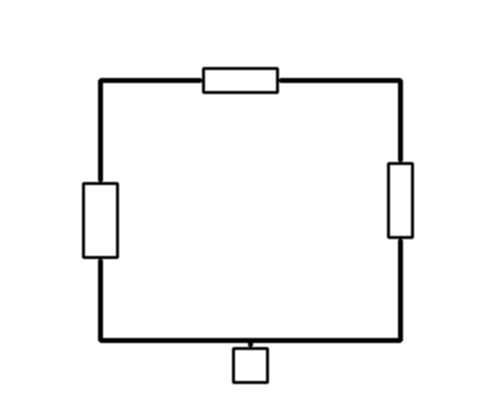
#> input picture examples/divider.png, 500 x 420 px
$ python -i preprocess.py   (imports and definitions only)
#> lines starting #> are read from the running program, lines starting #| are printed output that depends on the picture; after the words box and inside, x2 and y2 are one past the last pixel; in counts of white or black regions, pixels touching at a corner belong together
#> further down, picture is the input picture: shape (420, 500, 3); min 0, max 255, mean 246.9
"""Image preprocessing: phone photo of a drawing -> clean binary stroke mask."""
import cv2
import numpy as np


def load(path: str) -> np.ndarray:
    img = cv2.imread(path)
    if img is None:
        raise FileNotFoundError(path)
    return img


def binarize(img: np.ndarray, kernel: int | None = None, min_contrast: int = 12) -> np.ndarray:
    """Return uint8 mask: 255 = ink stroke, 0 = paper.

    1. Estimate the local paper brightness with a grey-level closing (removes
       every dark feature thinner than the kernel: pen strokes, grid lines,
       text), which also follows shadows and uneven lighting.
    2. Ink contrast = (paper - pixel) / paper, i.e. relative to the local
       paper brightness, so a stroke in shadow scores like one in daylight.
       Grid lines and noise are faint, pen strokes are dark: Otsu on the
       contrast histogram separates the two, with a floor of `min_contrast`
       (on a 0-255 scale).
    """
#> called with min_contrast = 12
    gray = cv2.cvtColor(img, cv2.COLOR_BGR2GRAY) if img.ndim == 3 else img
    gray = cv2.GaussianBlur(gray, (5, 5), 0)
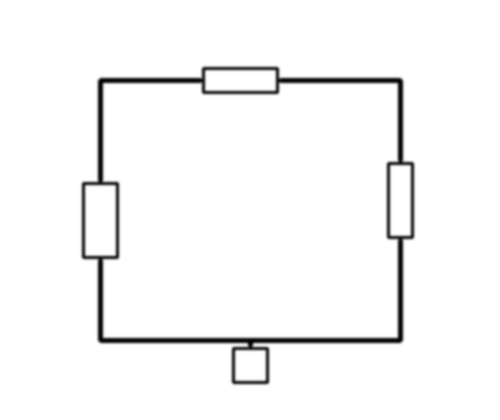
#> gray: shape (420, 500); min 1, max 255, mean 246.9
    # larger than any solid ink blob (junction dots, filled symbols), still local for shadows
    k = kernel or max(15, (min(gray.shape[:2]) // 15) | 1)
#> k = 29
    paper = cv2.morphologyEx(gray, cv2.MORPH_CLOSE, cv2.getStructuringElement(cv2.MORPH_RECT, (k, k)))
#> paper: shape (420, 500); every value is 255
    dark = (255.0 * cv2.subtract(paper, gray) / np.maximum(paper, 1)).astype(np.uint8)
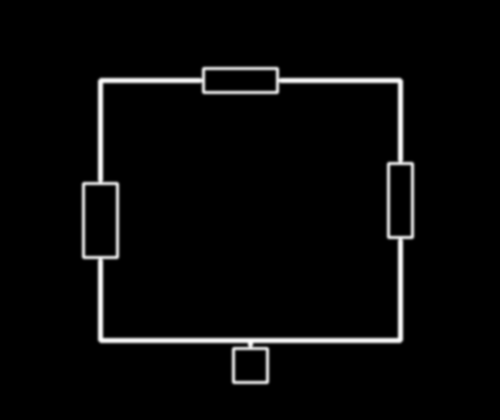
#> dark: shape (420, 500); min 0, max 254, mean 8.1
    cand = dark[dark > min_contrast]
#> cand = 12991 values, max 254 at index 10990, min 15 at index 12057, mean 129.7
    thr = min_contrast
    if cand.size > 100:
        otsu, _ = cv2.threshold(cand.reshape(1, -1), 0, 255, cv2.THRESH_BINARY + cv2.THRESH_OTSU)
#> otsu = 126
        thr = max(min_contrast, int(otsu))
#> thr = 126
    mask = np.where(dark > thr, 255, 0).astype(np.uint8)
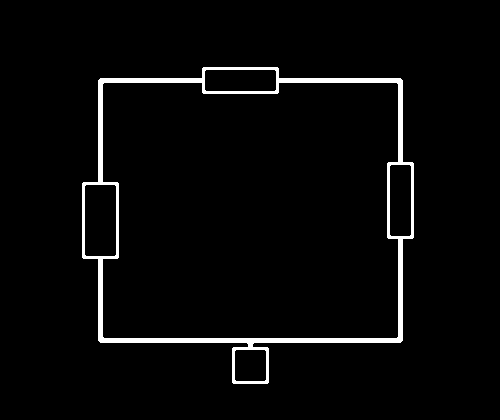
#> mask: shape (420, 500); 3.2% white; 1 white region, box (x1, y1, x2, y2) and area: (82, 67, 414, 384) 6691
    return cv2.morphologyEx(mask, cv2.MORPH_OPEN, np.ones((2, 2), np.uint8))
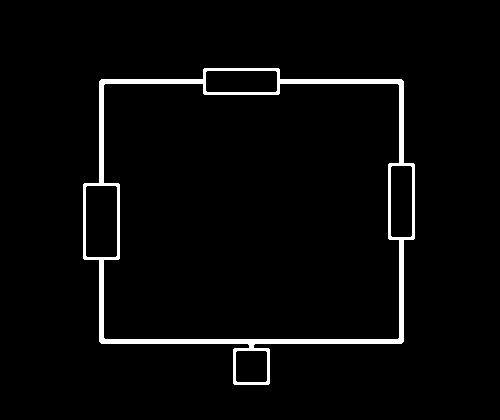
#> returned value: shape (420, 500); 3.2% white; 1 white region, box (x1, y1, x2, y2) and area: (83, 68, 415, 385) 6691


def remove_small_blobs(mask: np.ndarray, min_area: int = 30) -> np.ndarray:
    n, labels, stats, _ = cv2.connectedComponentsWithStats(mask, connectivity=8)
    keep = np.zeros(n, bool)
    keep[1:] = stats[1:, cv2.CC_STAT_AREA] >= min_area
    return np.where(keep[labels], 255, 0).astype(np.uint8)

>>> import cv2
>>> picture = cv2.imread('../../examples/divider.png')
>>> result = binarize(picture)
